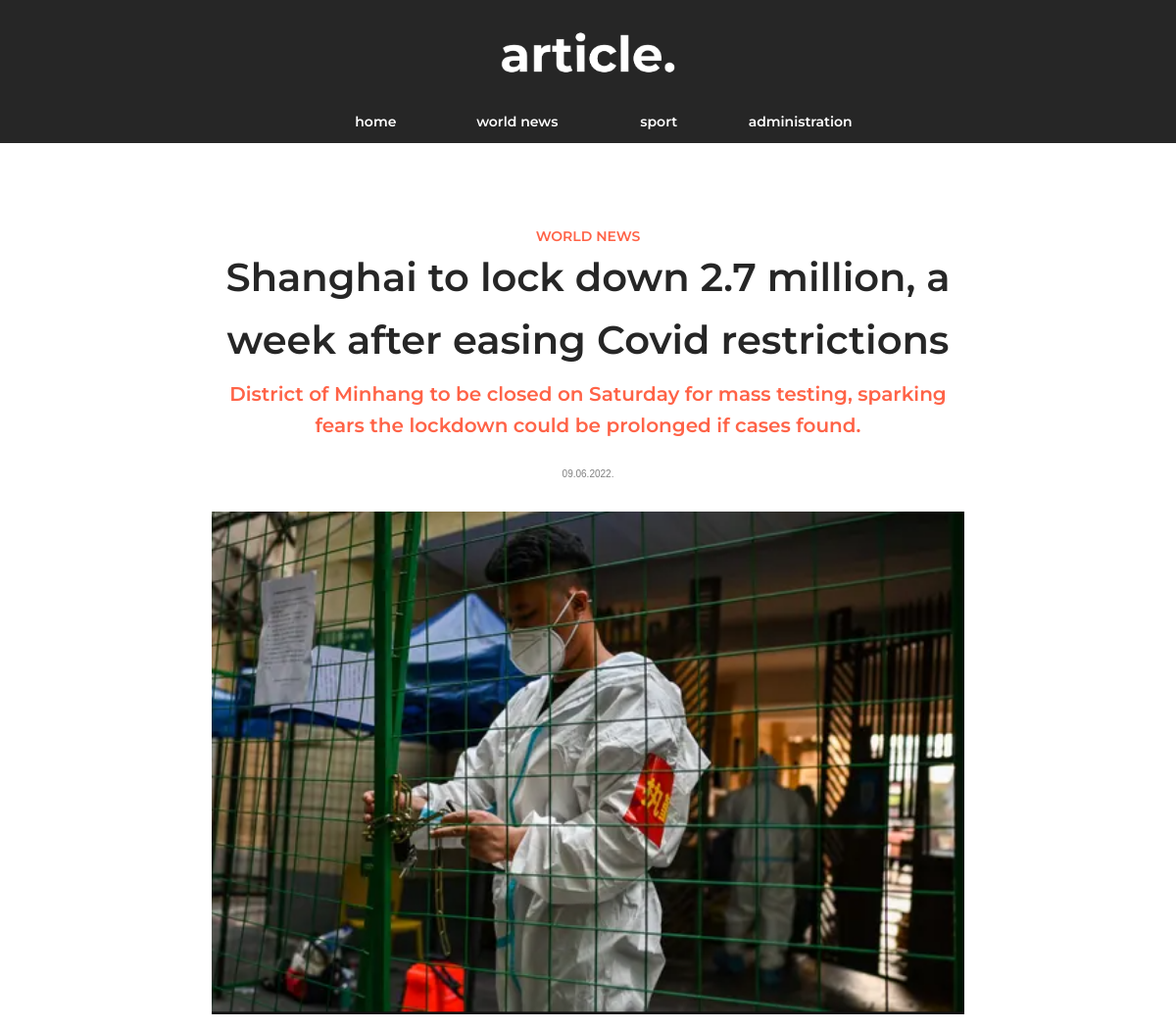
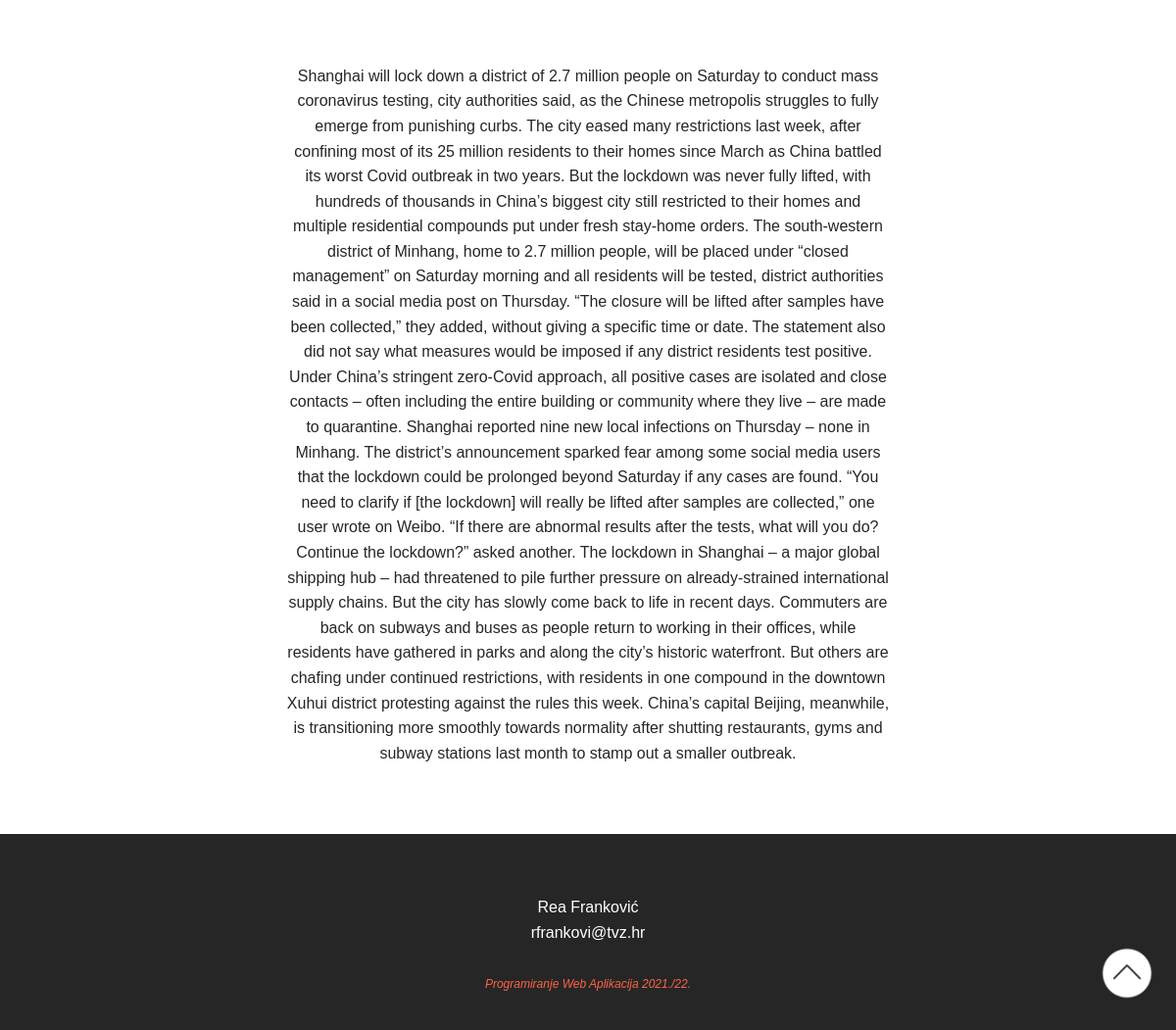
The app's page /sites/news_article.php?id=1 with its own data (2 pictures, top to bottom).
### tables this page shows
CREATE TABLE `article` (
  `id` int(11) NOT NULL,
  `datum` varchar(32) NOT NULL,
  `naslov` varchar(100) NOT NULL,
  `sazetak` text NOT NULL,
  `tekst` text NOT NULL,
  `kategorija` varchar(64) NOT NULL,
  `slika` varchar(64) NOT NULL,
  `prikaz` tinyint(1) NOT NULL
);

### sites/news_article.php (the view, shortened to what this page needs)
<?php
include 'connect.php';
$id = $_GET['id'];
$query = "SELECT * FROM article WHERE id=$id";
$result = mysqli_query($dbc, $query);
$row = mysqli_fetch_array($result);
if ($row['kategorija']="w_news"){
    $kategorija = "World news";
}
else{
    $kategorija = "Sport";
}
?>
<!DOCTYPE HTML>
<html>
    <head>
        <link rel="stylesheet" href="../css/style.css" type="text/css" />
    </head>
    <body>
    <header id="top">
            <a href="../index.php"><img src="../images/logo.png" alt="article. logo" title="article. logo"></a>
        </header>
        <nav>
            <ul>
                <li><a href="../index.php"> Home </a></li>
                <li><a href="world_news.php"> World News </a></li>
                <li><a href="sports.php"> Sport </a></li>
                <li><a href="administration.php"> Administration </a></li>
            </ul>
        </nav>
        <div class="main">
                <div id="news_article">
                    <h3><?php echo $kategorija; ?></h3>
                    <h1><?php echo $row['naslov']; ?></h1>
                    <h2><?php echo $row['sazetak']; ?></h2>
                    <p><?php echo $row['datum']; ?></p>
                    <?php echo '<img src="' . UPLPATH . $row['slika'] . '">';?>
                    <article><?php echo $row['tekst']; ?></article>
                </div>
        </div>
        <footer>
            <p>
                <br> Rea Franković
                <br>rfrankovi@tvz.hr<br><br>
                <i>Programiranje Web Aplikacija 2021./22.</i>
              </p>
          </footer>
          <span id="up"><a href="#top"><img src="../images/up.png" alt="Up arrow" title="Up arrow" width="60px"></a></span>
    </body>
</html>

### css/style.css (style rules this page uses)
html,body { font-size:16px; font-family: 'Arial', sans-serif; color:#262626; line-height:1.6; scroll-behavior: smooth; }
body { margin: 0px; padding: 0px; }
.main { width:80%; margin: auto; margin-top: 20px; background-color: white; padding: 50px; min-height:100px; display: table; }
h1, h2, h3 { font-size: 26px; font-family: 'Montserrat-SemiBold', sans-serif; }
header { width:100%; margin: 0px; background-color:#262626; text-align: center; }
header img { margin: 10px 0px -20px 0px; width: 20%; }
footer { margin: auto; margin-top: 20px; padding: 20px; min-height:100px; background:#262626; color:white; text-align: center; }
#up { position: fixed; bottom: 20px; right: 20px; }
footer i { color: tomato; font-size: 12px; }
nav { background-color: #262626; text-align: center; }
nav ul { list-style: none; margin:0; padding: 0; }
nav ul li { display:inline-block; }
nav a { color:white; font-size: 14px; font-family: 'Montserrat-SemiBold', sans-serif; display:inline-block; text-transform:lowercase; text-decoration: none; text-align: center; padding:10px; width: 120px; }
h2 { color: tomato; }
@media (max-width: 1250px) { .main { text-align: center; } }
#news_article { display: flex; margin: 0 auto; justify-content: center; align-items: stretch; flex-direction: column; text-align: center; width: 80%; }
#news_article img { margin: 20px 0px 80px 0px; width: 100%; }
#news_article h3 { color:tomato; font-size: 14px; text-transform:uppercase; }
#news_article h2 { font-size: 20px; }
#news_article h1 { font-size: 40px; margin: -15px 0px -10px 0px; }
#news_article p { color:gray; font-size: 10px; text-transform:uppercase; }
#news_article article { margin: 0 auto; text-align: center; width: 80%; }

### records on screen
article: naslov "Shanghai to lock down 2.7 million, a week after easing Covid restrictions", sazetak "District of Minhang to be closed on Saturday for mass testing, sparking fears the lockdown could be prolonged if cases found.", datum "09.06.2022.", slika (picture), tekst "Shanghai will lock down a district of 2.7 million people on Saturday to conduct mass coronavirus testing, city authorities said, as the Chinese metropolis struggles to fully emerge from punishing curbs. The city eased many restrictions last week, after confining most of its 25 million residents to their homes since March as China battled its worst Covid outbreak in two years. But the lockdown was never fully lifted, with hundreds of thousands in China’s biggest city still restricted to their homes and multiple residential compounds put under fresh stay-home orders. The south-western district of Minhang, home to 2.7 million people, will be placed under “closed management” on Saturday morning…"

### other values on screen
$kategorija "WORLD NEWS"
